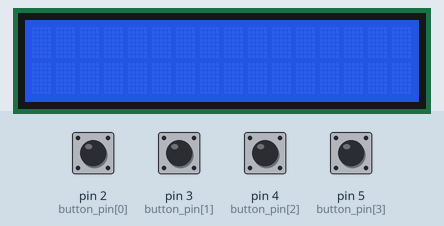
Recording of a sketch running on a simulated Arduino Uno, built with avr-gcc and run on an emulated ATmega328P. Parts: 16×2 character LCD. The inputs (shaded band) are chosen by the test bench; at power-on: pin 2 (button_pin[0]), pin 3 (button_pin[1]), pin 4 (button_pin[2]), pin 5 (button_pin[3]) HIGH. What the sketch prints to the serial monitor is not drawn.

Above: at 1.2 s.
1.3 s: pin 2 (button_pin[0]) pulled LOW for 0.15 s
At 1.6 s:
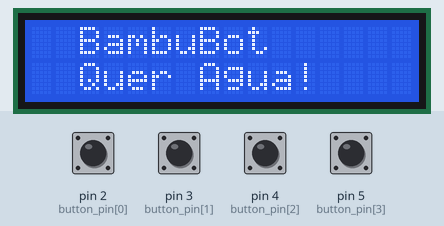
2.9 s: pin 3 (button_pin[1]) pulled LOW for 0.15 s
At 4.1 s:
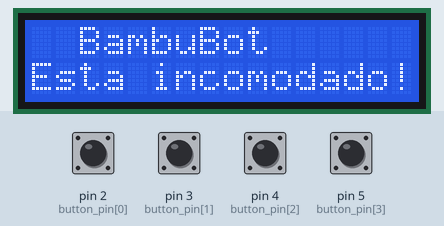
4.5 s: pin 4 (button_pin[2]) pulled LOW for 0.15 s
At 5.4 s:
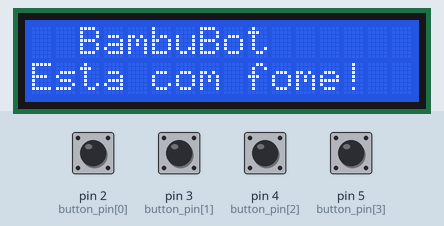
6.1 s: pin 5 (button_pin[3]) pulled LOW for 0.15 s
At 6.4 s:
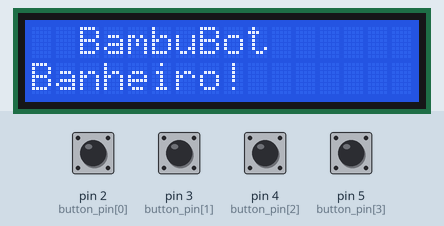
7.7 s: pin 2 (button_pin[0]) pulled LOW for 1 s
At 8.9 s:
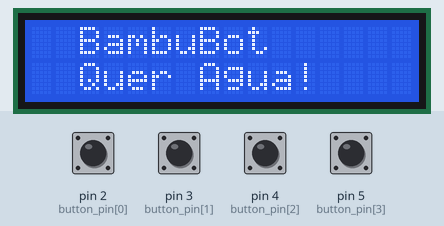
10.2 s: pin 3 (button_pin[1]) pulled LOW for 1 s
At 10.9 s:
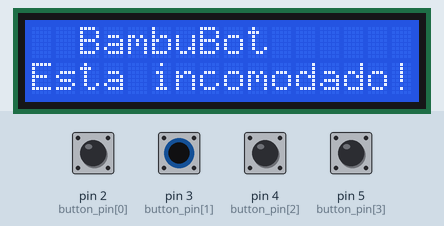
Timing chart, 0 to 13.2 s (numbered marks = the images above; inputs shaded):
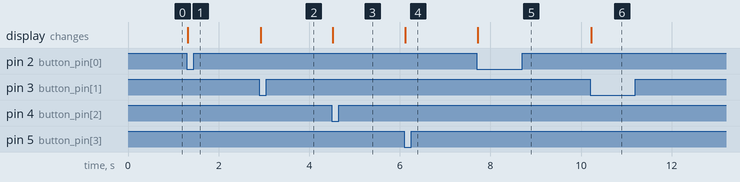

The sketch:

circuito.ino
```cpp
#include <LiquidCrystal_I2C.h>
#include <Wire.h>
#include <SoftwareSerial.h>
SoftwareSerial bluetooth(9,8) ;
int button_pin[4] = {2,3,4,5} ;
bool botao_status[4] ;
int button_custom = 13 ;
int f = 0 ;
int c = 0 ;
LiquidCrystal_I2C lcd(0x27 , 16,2) ;
String numero ;
String data = "BambuBot" ;
String custom ;
String necessidade0 = "Quer Agua!" ;  //necessidades : modo inicial
String necessidade1 = "Esta incomodado!" ;
String necessidade2 =  "Esta com fome!";
String necessidade3 =  "Banheiro!";

void setup() {
  // put your setup code here, to run once:
  for(int i = 0 ; i < 4 ; i++) {
  pinMode(button_pin[i],INPUT_PULLUP) ;
}
  pinMode(button_custom,INPUT_PULLUP) ;
  Serial.begin(9600) ;
  lcd.init() ;
  lcd.setCursor(0,0) ;
  lcd.backlight();
  lcd.display() ;
  bluetooth.begin(9600) ;
}

void loop() {
  // put your main code here, to run repeatedly:
      for (int i = 0 ; i < 4 ; i++) {
    	botao_status[i] = digitalRead(button_pin[i]) ;
    }

    if (bluetooth.available() > 0 && f == 0 ) {
   	data = bluetooth.readString() ; // primeiro innput é o nome e só é lido uma vez
    f+=1 ;
    }

    if (bluetooth.available() > 0 && f == 1 && c == 0) {
   	  numero = bluetooth.readString() ; // outro input que lê a opção escolhida pelo usuário
      c+=1 ;
    }
    if (numero == "B" && c == 1) {
      if (bluetooth.available() > 0) {
        necessidade0 = bluetooth.readString() ; // texto da necessidade a ser inserida no botão escolhido
        c = 0 ;
      }
    }
    if (numero == "R" && c == 1) {
        if (bluetooth.available() > 0) {
        necessidade1 = bluetooth.readString() ; // texto da necessidade a ser inserida no botão escolhido
        c = 0 ;
      }
    }
      if (numero == "G" && c == 1) {
        if (bluetooth.available() > 0) {
        necessidade2 = bluetooth.readString() ; // texto da necessidade a ser inserida no botão escolhido
        c = 0 ;
      }
      }
      if (numero == "Y" && c==1) {
        if (bluetooth.available() > 0) {
        necessidade3 = bluetooth.readString() ; // texto da necessidade a ser inserida no botão escolhido
        c = 0 ;
      }
      }

  if (botao_status[0] == LOW) {
      lcd.clear() ;
      lcd.setCursor(2,0) ;
      lcd.print(data) ;
      lcd.setCursor(2,1) ;
      lcd.print(necessidade0) ;
      Serial.println("botao0") ;
    	delay(500) ;
  }
   if (botao_status[1] == LOW) {
      lcd.clear() ;
      lcd.setCursor(2,0) ;
      lcd.print(data) ;
      lcd.setCursor(0,1) ;
      lcd.print(necessidade1) ;
      Serial.println("botao1") ;
    	delay(500) ;
  }
     if (botao_status[2] == LOW) {
      lcd.clear() ;
      lcd.setCursor(2,0) ;
      lcd.print(data) ;
      lcd.setCursor(0,1) ;
      lcd.print(necessidade2) ;
      Serial.println("botao2") ;
    	delay(500) ;
  }
     if (botao_status[3] == LOW) {
      lcd.clear() ;
      lcd.setCursor(2,0) ;
      lcd.print(data) ;
      lcd.setCursor(0,1) ;
      lcd.print(necessidade3) ;
      Serial.println("botao3") ;
    	delay(500) ;
  }

}
```

Measured:
- after the input at 1.3 s, the display: changes at once (image 1)
- after the input at 2.9 s, the display: changes at once (image 2)
- after the input at 4.5 s, the display: changes at once (image 3)
- after the input at 6.1 s, the display: changes at once (image 4)
- after the input at 7.7 s, the display: changes at once (image 5)
- after the input at 10.2 s, the display: changes at once (image 6)
